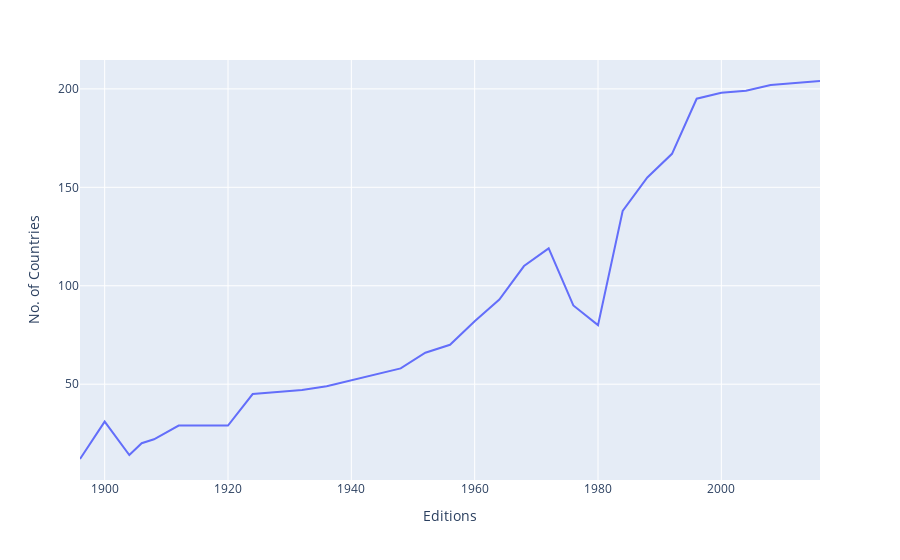

Source (notebook cell):
### Code cell
fig = px.line(nations_over_time,x="Editions", y="No. of Countries")
fig.show()

### Figure 1 — Plotly figure (JSON) as saved in the notebook; plotly's stock layout.template omitted (floating-point values rounded to 4 significant figures)
{"data": [{"hovertemplate": "Editions=%{x}<br>No. of Countries=%{y}<extra></extra>", "legendgroup": "", "line": {"color": "#636efa", "dash": "solid"}, "marker": {"symbol": "circle"}, "mode": "lines", "name": "", "orientation": "v", "showlegend": false, "type": "scatter", "x": [1896, 1900, 1904, 1906, 1908, 1912, 1920, 1924, 1928, 1932, 1936, 1948, 1952, 1956, 1960, 1964, 1968, 1972, 1976, 1980, 1984, 1988, 1992, 1996, 2000, 2004, 2008, 2012, 2016], "xaxis": "x", "y": [12, 31, 14, 20, 22, 29, 29, 45, 46, 47, 49, 58, 66, 70, 82, 93, 110, 119, 90, 80, 138, 155, 167, 195, 198, 199, 202, 203, 204], "yaxis": "y"}], "layout": {"legend": {"tracegroupgap": 0}, "margin": {"t": 60}, "xaxis": {"anchor": "y", "domain": [0, 1], "title": {"text": "Editions"}}, "yaxis": {"anchor": "x", "domain": [0, 1], "title": {"text": "No. of Countries"}}}}
